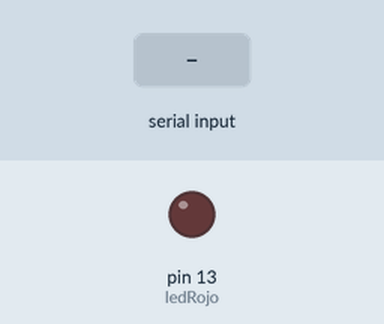
This sketch was run on a simulated Arduino Uno, built with avr-gcc and run on an emulated ATmega328P. Shown: output pins drawn as LEDs (lit = HIGH). The test bench sets the inputs (shaded band).

Above: at 1.2 s.
1.3 s: "A" received over Serial
At 2.5 s:
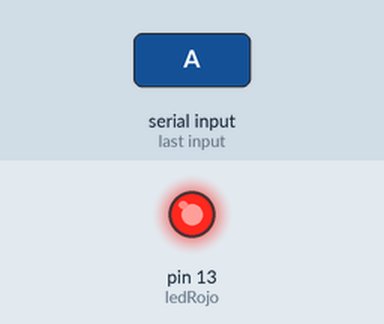
2.8 s: "B" received over Serial
At 3.9 s:
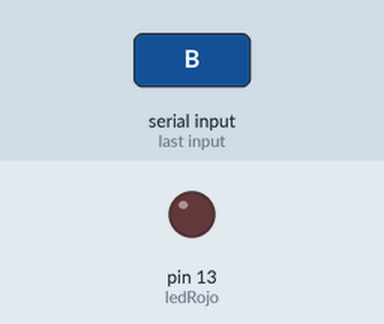
Timing chart, 0 to 5.8 s (numbered marks = the images above; inputs shaded):
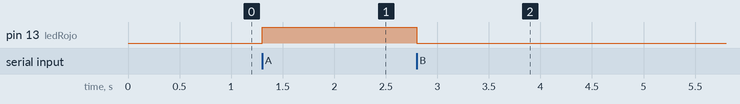

The sketch:

ledRojoBluetooth.ino
```cpp
char val;
int ledRojo =13;
void setup() {
  // put your setup code here, to run once:
  Serial.begin(9600);
  pinMode(ledRojo,OUTPUT);
}

void loop() {
  // put your main code here, to run repeatedly:
  if(Serial.available())
  val = Serial.read(); //lee el valor enviado por el Bloetooth

  if( val == 'A' ){ //si es A, enciende el led
    digitalWrite(ledRojo, HIGH);
  }
  if( val == 'B' ){ //si es B, apaga el led
    digitalWrite(ledRojo, LOW);
  }
}
```

Measured:
- after the input at 1.3 s, pin 13 (ledRojo): LOW → HIGH at once
- after the input at 2.8 s, pin 13 (ledRojo): HIGH → LOW at once
